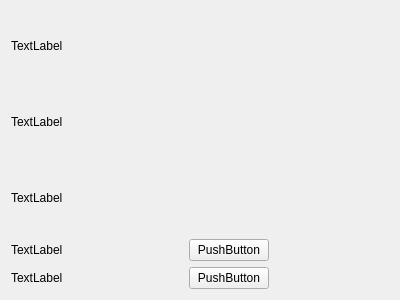
<?xml version="1.0" encoding="UTF-8"?>
<ui version="4.0">
 <class>Widget</class>
 <widget class="QWidget" name="Widget">
  <property name="geometry">
   <rect>
    <x>0</x>
    <y>0</y>
    <width>400</width>
    <height>300</height>
   </rect>
  </property>
  <property name="windowTitle">
   <string>Widget</string>
  </property>
  <property name="styleSheet">
   <string notr="true"/>
  </property>
  <layout class="QGridLayout" name="gridLayout">
   <item row="0" column="0">
    <layout class="QVBoxLayout" name="verticalLayout">
     <item>
      <widget class="MyLabel" name="label">
       <property name="text">
        <string>TextLabel</string>
       </property>
      </widget>
     </item>
     <item>
      <widget class="QLabel" name="label_2">
       <property name="text">
        <string>TextLabel</string>
       </property>
      </widget>
     </item>
     <item>
      <widget class="QLabel" name="label_3">
       <property name="text">
        <string>TextLabel</string>
       </property>
      </widget>
     </item>
    </layout>
   </item>
   <item row="1" column="0">
    <layout class="QHBoxLayout" name="horizontalLayout">
     <item>
      <widget class="QLabel" name="label_4">
       <property name="text">
        <string>TextLabel</string>
       </property>
      </widget>
     </item>
     <item>
      <spacer name="horizontalSpacer">
       <property name="orientation">
        <enum>Qt::Horizontal</enum>
       </property>
       <property name="sizeHint" stdset="0">
        <size>
         <width>40</width>
         <height>20</height>
        </size>
       </property>
      </spacer>
     </item>
     <item>
      <widget class="QPushButton" name="pushButton">
       <property name="text">
        <string>PushButton</string>
       </property>
      </widget>
     </item>
     <item>
      <spacer name="horizontalSpacer_2">
       <property name="orientation">
        <enum>Qt::Horizontal</enum>
       </property>
       <property name="sizeHint" stdset="0">
        <size>
         <width>40</width>
         <height>20</height>
        </size>
       </property>
      </spacer>
     </item>
    </layout>
   </item>
   <item row="2" column="0">
    <layout class="QHBoxLayout" name="horizontalLayout_2">
     <item>
      <widget class="QLabel" name="label_5">
       <property name="text">
        <string>TextLabel</string>
       </property>
      </widget>
     </item>
     <item>
      <spacer name="horizontalSpacer_3">
       <property name="orientation">
        <enum>Qt::Horizontal</enum>
       </property>
       <property name="sizeHint" stdset="0">
        <size>
         <width>40</width>
         <height>20</height>
        </size>
       </property>
      </spacer>
     </item>
     <item>
      <widget class="QPushButton" name="pushButton_2">
       <property name="text">
        <string>PushButton</string>
       </property>
      </widget>
     </item>
     <item>
      <spacer name="horizontalSpacer_4">
       <property name="orientation">
        <enum>Qt::Horizontal</enum>
       </property>
       <property name="sizeHint" stdset="0">
        <size>
         <width>40</width>
         <height>20</height>
        </size>
       </property>
      </spacer>
     </item>
    </layout>
   </item>
  </layout>
 </widget>
 <layoutdefault spacing="6" margin="11"/>
 <customwidgets>
  <customwidget>
   <class>MyLabel</class>
   <extends>QLabel</extends>
   <header location="global">mylabel.h</header>
  </customwidget>
 </customwidgets>
 <resources/>
 <connections/>
</ui>
